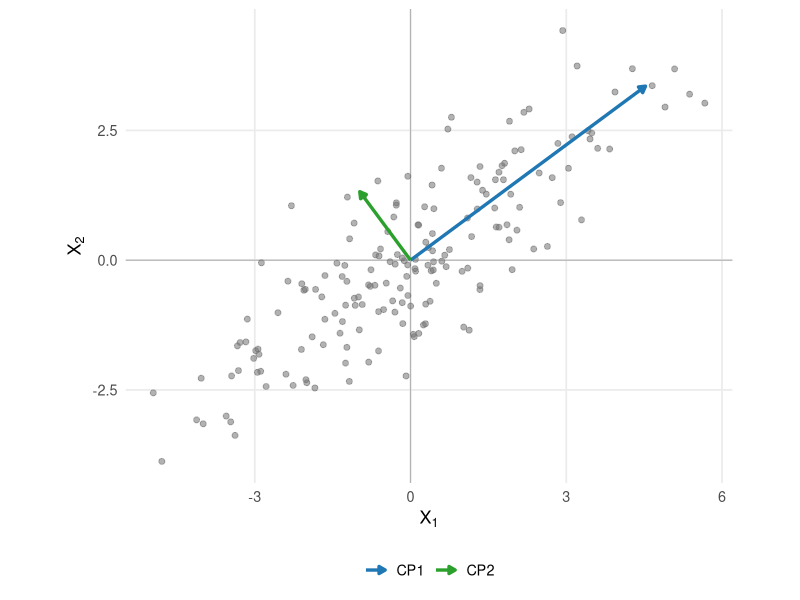
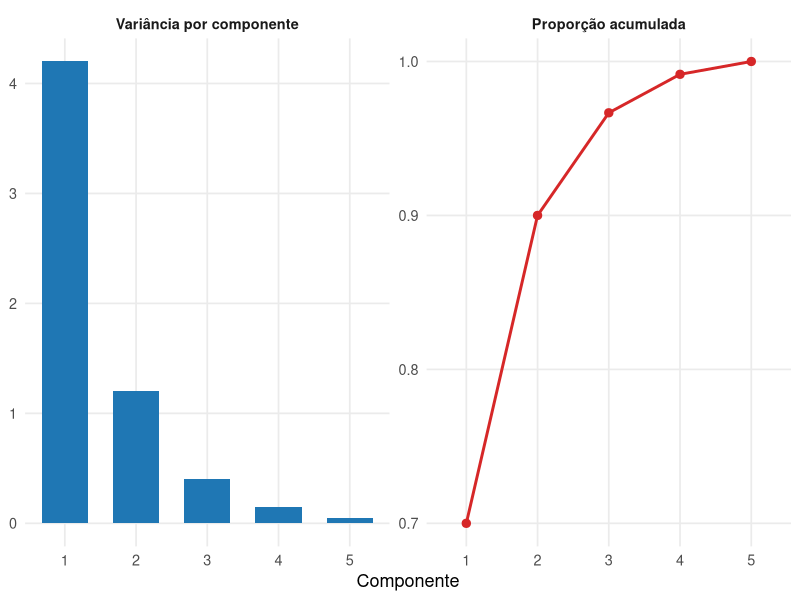
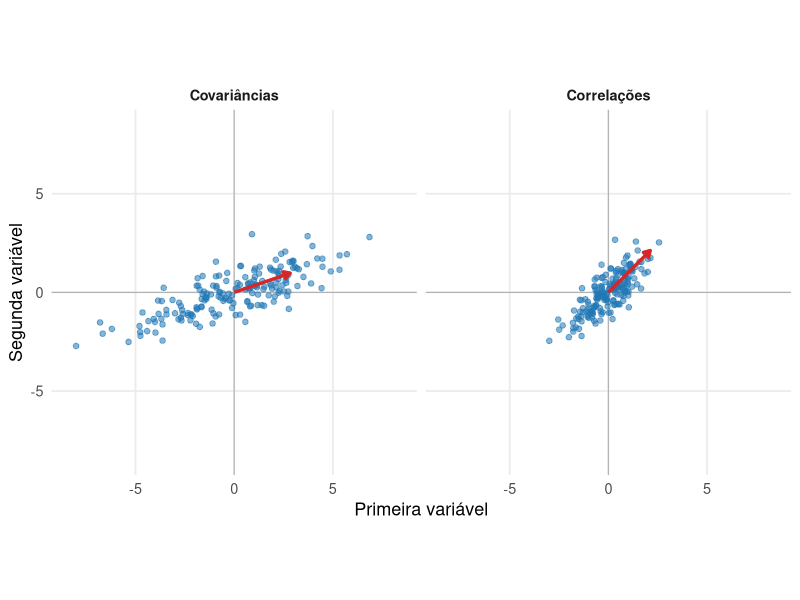
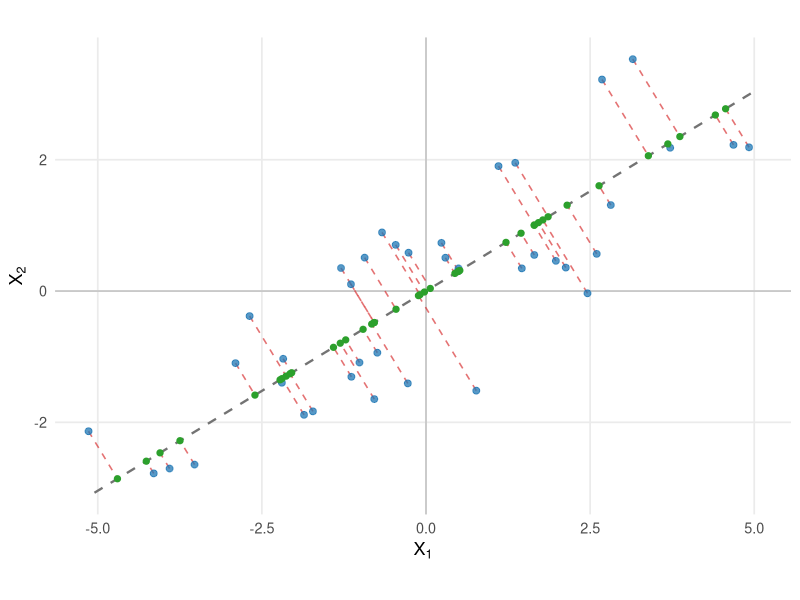
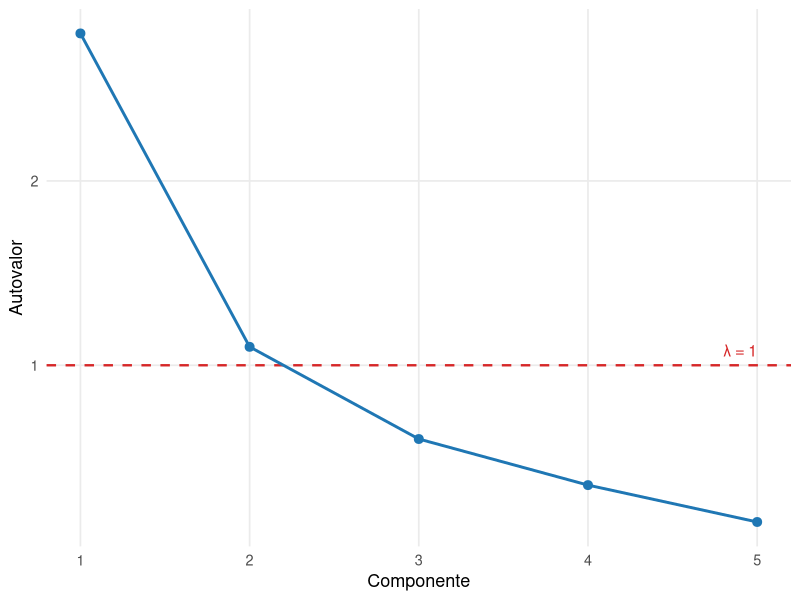
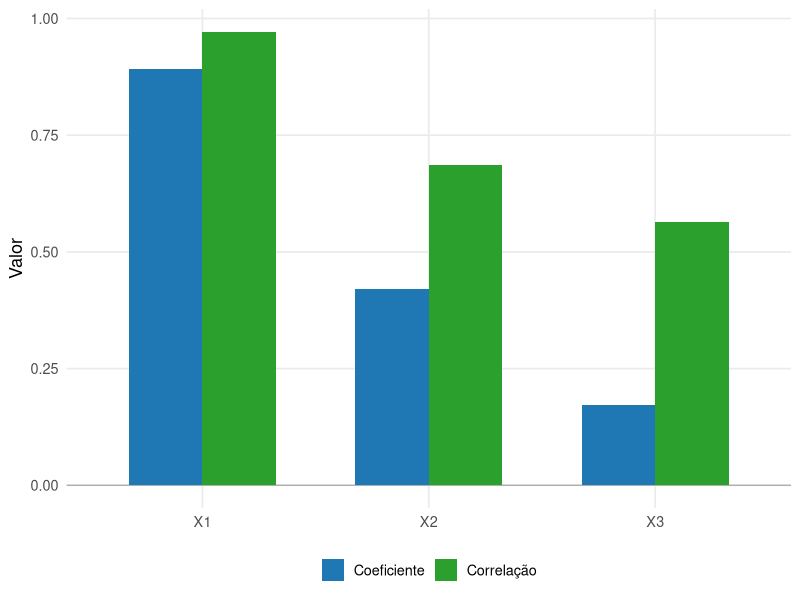

The R script that drew these images, in order:
## ---- chunk 1
#| label: fig-acp-direcoes-principais
#| echo: false
#| warning: false
#| message: false
#| fig-cap: "As direções principais acompanham os eixos de maior e menor variabilidade da nuvem de observações."
#| fig-width: 7
#| fig-height: 6
#| fig-align: center

library(ggplot2)

set.seed(314)

Sigma <- matrix(
  c(
    5.0, 3.2,
    3.2, 3.0
  ),
  nrow = 2,
  byrow = TRUE
)

decomposicao <- eigen(
  Sigma,
  symmetric = TRUE
)

Q <- decomposicao$vectors
lambda <- decomposicao$values

Z <- matrix(
  stats::rnorm(360),
  ncol = 2
)

X <- Z %*%
  diag(
    sqrt(lambda),
    nrow = 2
  ) %*%
  t(Q)

X <- scale(
  X,
  center = TRUE,
  scale = FALSE
)

dados <- data.frame(
  X1 = X[, 1],
  X2 = X[, 2]
)

S <- stats::cov(X)

decomp_amostral <- eigen(
  S,
  symmetric = TRUE
)

A <- decomp_amostral$vectors
autovalores <- decomp_amostral$values

if (A[1, 1] < 0) {
  A[, 1] <- -A[, 1]
}

if (A[2, 2] < 0) {
  A[, 2] <- -A[, 2]
}

escala_eixos <- 2.2

eixos <- data.frame(
  componente = c(
    "CP1",
    "CP2"
  ),
  x = 0,
  y = 0,
  xend = escala_eixos *
    sqrt(autovalores) *
    A[1, ],
  yend = escala_eixos *
    sqrt(autovalores) *
    A[2, ]
)

cores <- c(
  "CP1" = "#1f77b4",
  "CP2" = "#2ca02c"
)

ggplot(
  dados,
  aes(
    x = X1,
    y = X2
  )
) +
  geom_hline(
    yintercept = 0,
    linewidth = 0.4,
    color = "gray70"
  ) +
  geom_vline(
    xintercept = 0,
    linewidth = 0.4,
    color = "gray70"
  ) +
  geom_point(
    alpha = 0.55,
    size = 1.7,
    color = "gray45"
  ) +
  geom_segment(
    data = eixos,
    aes(
      x = x,
      y = y,
      xend = xend,
      yend = yend,
      color = componente
    ),
    inherit.aes = FALSE,
    linewidth = 1.15,
    arrow = grid::arrow(
      length = grid::unit(
        0.18,
        "cm"
      ),
      type = "closed"
    )
  ) +
  scale_color_manual(
    values = cores,
    name = NULL
  ) +
  coord_equal() +
  labs(
    x = expression(X[1]),
    y = expression(X[2])
  ) +
  theme_minimal(
    base_size = 13
  ) +
  theme(
    panel.grid.minor = element_blank(),
    legend.position = "bottom"
  )
## ---- chunk 2
#| label: fig-acp-variancia-explicada
#| echo: false
#| warning: false
#| message: false
#| fig-cap: "Os autovalores quantificam a variância de cada componente, e sua soma acumulada determina a proporção da variabilidade representada pelas primeiras dimensões."
#| fig-width: 9
#| fig-height: 4.6
#| fig-align: center

library(ggplot2)

autovalores <- c(
  4.20,
  1.20,
  0.40,
  0.15,
  0.05
)

componentes <- seq_along(
  autovalores
)

dados_variancia <- data.frame(
  componente = componentes,
  valor = autovalores,
  painel = "Variância por componente"
)

dados_acumulada <- data.frame(
  componente = componentes,
  valor = cumsum(
    autovalores
  ) / sum(
    autovalores
  ),
  painel = "Proporção acumulada"
)

dados_variancia$painel <- factor(
  dados_variancia$painel,
  levels = c(
    "Variância por componente",
    "Proporção acumulada"
  )
)

dados_acumulada$painel <- factor(
  dados_acumulada$painel,
  levels = levels(
    dados_variancia$painel
  )
)

ggplot() +
  geom_col(
    data = dados_variancia,
    aes(
      x = componente,
      y = valor
    ),
    width = 0.65,
    fill = "#1f77b4"
  ) +
  geom_line(
    data = dados_acumulada,
    aes(
      x = componente,
      y = valor
    ),
    linewidth = 1,
    color = "#d62728"
  ) +
  geom_point(
    data = dados_acumulada,
    aes(
      x = componente,
      y = valor
    ),
    size = 2.5,
    color = "#d62728"
  ) +
  facet_wrap(
    vars(painel),
    scales = "free_y"
  ) +
  scale_x_continuous(
    breaks = componentes
  ) +
  labs(
    x = "Componente",
    y = NULL
  ) +
  theme_minimal(
    base_size = 13
  ) +
  theme(
    panel.grid.minor = element_blank(),
    strip.text = element_text(
      face = "bold"
    )
  )
## ---- chunk 3
#| label: fig-acp-covariancia-correlacao
#| echo: false
#| warning: false
#| message: false
#| fig-cap: "A ACP baseada em covariâncias preserva as escalas originais, enquanto a ACP baseada em correlações utiliza a geometria das variáveis padronizadas."
#| fig-width: 9
#| fig-height: 4.6
#| fig-align: center

library(ggplot2)

set.seed(731)

n <- 180

z1 <- stats::rnorm(n)

z2 <- 0.75 * z1 +
  sqrt(
    1 - 0.75^2
  ) *
  stats::rnorm(n)

X <- cbind(
  2.5 * z1,
  z2
)

X <- scale(
  X,
  center = TRUE,
  scale = FALSE
)

X_pad <- scale(
  X,
  center = TRUE,
  scale = TRUE
)

S <- stats::cov(X)
R <- stats::cor(X)

eig_S <- eigen(
  S,
  symmetric = TRUE
)

eig_R <- eigen(
  R,
  symmetric = TRUE
)

a_S <- eig_S$vectors[, 1]
a_R <- eig_R$vectors[, 1]

if (a_S[1] < 0) {
  a_S <- -a_S
}

if (a_R[1] < 0) {
  a_R <- -a_R
}

dados <- rbind(
  data.frame(
    C1 = X[, 1],
    C2 = X[, 2],
    painel = "Covariâncias"
  ),
  data.frame(
    C1 = X_pad[, 1],
    C2 = X_pad[, 2],
    painel = "Correlações"
  )
)

dados$painel <- factor(
  dados$painel,
  levels = c(
    "Covariâncias",
    "Correlações"
  )
)

comprimento <- 3

eixos <- rbind(
  data.frame(
    painel = "Covariâncias",
    x = 0,
    y = 0,
    xend = comprimento * a_S[1],
    yend = comprimento * a_S[2]
  ),
  data.frame(
    painel = "Correlações",
    x = 0,
    y = 0,
    xend = comprimento * a_R[1],
    yend = comprimento * a_R[2]
  )
)

eixos$painel <- factor(
  eixos$painel,
  levels = levels(
    dados$painel
  )
)

limite <- 1.05 * max(
  abs(
    c(
      dados$C1,
      dados$C2
    )
  )
)

ggplot(
  dados,
  aes(
    x = C1,
    y = C2
  )
) +
  geom_hline(
    yintercept = 0,
    linewidth = 0.4,
    color = "gray70"
  ) +
  geom_vline(
    xintercept = 0,
    linewidth = 0.4,
    color = "gray70"
  ) +
  geom_point(
    color = "#1f77b4",
    alpha = 0.55,
    size = 1.6
  ) +
  geom_segment(
    data = eixos,
    aes(
      x = x,
      y = y,
      xend = xend,
      yend = yend
    ),
    inherit.aes = FALSE,
    linewidth = 1.15,
    color = "#d62728",
    arrow = grid::arrow(
      length = grid::unit(
        0.18,
        "cm"
      ),
      type = "closed"
    )
  ) +
  facet_wrap(
    vars(painel)
  ) +
  coord_equal(
    xlim = c(
      -limite,
      limite
    ),
    ylim = c(
      -limite,
      limite
    )
  ) +
  labs(
    x = "Primeira variável",
    y = "Segunda variável"
  ) +
  theme_minimal(
    base_size = 13
  ) +
  theme(
    panel.grid.minor = element_blank(),
    strip.text = element_text(
      face = "bold"
    )
  )
## ---- chunk 4
#| label: fig-acp-projecao-reconstrucao
#| echo: false
#| warning: false
#| message: false
#| fig-cap: "A redução para uma componente substitui cada observação por sua projeção sobre a primeira direção principal; os segmentos ortogonais representam o erro de reconstrução."
#| fig-width: 7
#| fig-height: 6
#| fig-align: center

library(ggplot2)

set.seed(417)

Sigma <- matrix(
  c(
    5.0, 3.2,
    3.2, 3.0
  ),
  nrow = 2,
  byrow = TRUE
)

decomposicao <- eigen(
  Sigma,
  symmetric = TRUE
)

Z <- matrix(
  stats::rnorm(80),
  ncol = 2
)

X <- Z %*%
  diag(
    sqrt(
      decomposicao$values
    ),
    nrow = 2
  ) %*%
  t(
    decomposicao$vectors
  )

X <- scale(
  X,
  center = TRUE,
  scale = FALSE
)

S <- stats::cov(X)

decomp_amostral <- eigen(
  S,
  symmetric = TRUE
)

a1 <- decomp_amostral$vectors[, 1]

if (a1[1] < 0) {
  a1 <- -a1
}

escores <- as.vector(
  X %*% a1
)

projecoes <- escores %*%
  t(a1)

dados <- data.frame(
  x = X[, 1],
  y = X[, 2],
  xp = projecoes[, 1],
  yp = projecoes[, 2]
)

limite <- 1.15 * max(
  abs(
    c(
      dados$x,
      dados$y
    )
  )
)

reta <- data.frame(
  t = c(
    -limite,
    limite
  )
)

reta$x <- reta$t * a1[1]
reta$y <- reta$t * a1[2]

ggplot() +
  geom_hline(
    yintercept = 0,
    linewidth = 0.4,
    color = "gray70"
  ) +
  geom_vline(
    xintercept = 0,
    linewidth = 0.4,
    color = "gray70"
  ) +
  geom_line(
    data = reta,
    aes(
      x = x,
      y = y
    ),
    linewidth = 0.8,
    linetype = "dashed",
    color = "gray45"
  ) +
  geom_segment(
    data = dados,
    aes(
      x = x,
      y = y,
      xend = xp,
      yend = yp
    ),
    linewidth = 0.55,
    linetype = "dashed",
    color = "#d62728",
    alpha = 0.65
  ) +
  geom_point(
    data = dados,
    aes(
      x = x,
      y = y
    ),
    size = 2,
    color = "#1f77b4",
    alpha = 0.75
  ) +
  geom_point(
    data = dados,
    aes(
      x = xp,
      y = yp
    ),
    size = 1.8,
    color = "#2ca02c"
  ) +
  coord_equal() +
  labs(
    x = expression(X[1]),
    y = expression(X[2])
  ) +
  theme_minimal(
    base_size = 13
  ) +
  theme(
    panel.grid.minor = element_blank()
  )
## ---- chunk 5
#| label: fig-acp-scree
#| echo: false
#| warning: false
#| message: false
#| fig-cap: "Gráfico de declive dos autovalores. A linha tracejada indica a referência autovalor igual a 1 para uma ACP baseada em correlações."
#| fig-width: 7
#| fig-height: 4.6
#| fig-align: center

library(ggplot2)

autovalores_scree <- c(
  2.80,
  1.10,
  0.60,
  0.35,
  0.15
)

dados_scree <- data.frame(
  componente = seq_along(
    autovalores_scree
  ),
  autovalor = autovalores_scree
)

ggplot(
  dados_scree,
  aes(
    x = componente,
    y = autovalor
  )
) +
  geom_hline(
    yintercept = 1,
    linewidth = 0.8,
    linetype = "dashed",
    color = "#d62728"
  ) +
  geom_line(
    linewidth = 1,
    color = "#1f77b4"
  ) +
  geom_point(
    size = 2.7,
    color = "#1f77b4"
  ) +
  annotate(
    "text",
    x = 5,
    y = 1.08,
    label = "λ = 1",
    hjust = 1,
    color = "#d62728",
    size = 4
  ) +
  scale_x_continuous(
    breaks = dados_scree$componente
  ) +
  labs(
    x = "Componente",
    y = "Autovalor"
  ) +
  theme_minimal(
    base_size = 13
  ) +
  theme(
    panel.grid.minor = element_blank()
  )
## ---- chunk 6
#| label: fig-acp-coeficientes-correlacoes
#| echo: false
#| warning: false
#| message: false
#| fig-cap: "Os coeficientes definem a direção da componente, enquanto as correlações medem a associação de cada variável com a componente."
#| fig-width: 7
#| fig-height: 4.5
#| fig-align: center

library(ggplot2)

Sigma <- matrix(
  c(
    9.0, 3.0, 1.5,
    3.0, 4.0, 0.8,
    1.5, 0.8, 1.0
  ),
  nrow = 3,
  byrow = TRUE
)

decomposicao <- eigen(
  Sigma,
  symmetric = TRUE
)

lambda1 <- decomposicao$values[1]

a1 <- decomposicao$vectors[, 1]

if (a1[1] < 0) {
  a1 <- -a1
}

correlacoes <- sqrt(
  lambda1
) * a1 / sqrt(
  diag(Sigma)
)

dados <- rbind(
  data.frame(
    Variavel = c(
      "X1",
      "X2",
      "X3"
    ),
    Valor = a1,
    Medida = "Coeficiente"
  ),
  data.frame(
    Variavel = c(
      "X1",
      "X2",
      "X3"
    ),
    Valor = correlacoes,
    Medida = "Correlação"
  )
)

cores <- c(
  "Coeficiente" = "#1f77b4",
  "Correlação" = "#2ca02c"
)

ggplot(
  dados,
  aes(
    x = Variavel,
    y = Valor,
    fill = Medida
  )
) +
  geom_hline(
    yintercept = 0,
    linewidth = 0.4,
    color = "gray65"
  ) +
  geom_col(
    position = "dodge",
    width = 0.65
  ) +
  scale_fill_manual(
    values = cores,
    name = NULL
  ) +
  labs(
    x = NULL,
    y = "Valor"
  ) +
  theme_minimal(
    base_size = 13
  ) +
  theme(
    panel.grid.minor = element_blank(),
    legend.position = "bottom"
  )
